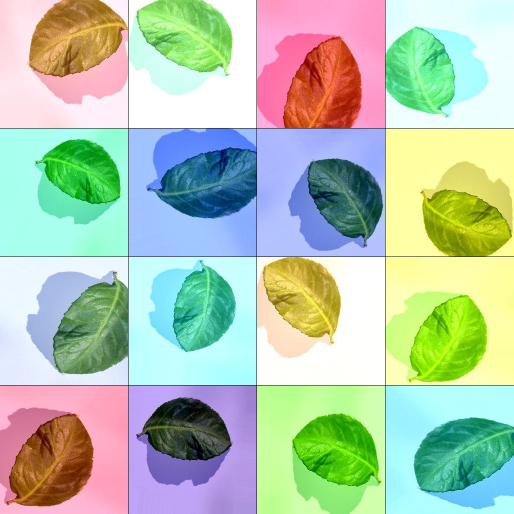
#> input picture augment.jpg, 1027 x 1027 px (shown at 1/2 size)
$ python -i threshold.py   (imports and definitions only)   (older library calls are emulated)
#> lines starting #> are read from the running program, lines starting #| are printed output that depends on the picture; after the words box and inside, x2 and y2 are one past the last pixel; in counts of white or black regions, pixels touching at a corner belong together
#!/usr/bin/env python
"""

"""
__version__ = "0.2"
import argparse, sys, os
import cv2
import image_feature
import imgutil
import logging
import numpy as np
import json
import random
import re
import xml.etree.ElementTree as ET
from abc import ABCMeta, abstractmethod
from collections import OrderedDict
from sklearn.externals import joblib
from sklearn.cluster import KMeans
from matplotlib import pyplot as plt


# [36 lines left out: functions showImages, kmeans_threshold, not called in this run]

def filtering(img_gray,esp):
  if esp == "median":
    return cv2.medianBlur(img_gray,5)
  elif esp == "gaussian":
    return cv2.GaussianBlur(img_gray,(5,5),0)
  elif esp == "bilateral":
    return cv2.bilateralFilter(img_gray,5,50,100)
  elif esp == "adaptive":
    return cv2.adaptiveThreshold(img_gray, 255, cv2.ADAPTIVE_THRESH_GAUSSIAN_C, cv2.THRESH_BINARY_INV, 45, 0)


'''
Find the contours of a canny image, returns an image with the 3 largest contours,
a bounding box around them, th bounding box, the contours and perimeters sorted
'''
def largestContours(canny,img,img_gray, visualize = False):
  # Perform morphology
  logging.debug("applying morphology")
  #se = np.ones((2, 2), dtype='uint8')
  #canny = cv2.morphologyEx(canny, cv2.MORPH_OPEN, se)

  se = np.ones((3, 3), dtype='uint8')
  canny = cv2.morphologyEx(canny, cv2.MORPH_CLOSE, se)
  canny = cv2.dilate(canny, se )


  canny, contours, hierarchy = cv2.findContours(canny,cv2.RETR_TREE,cv2.CHAIN_APPROX_NONE)
  img_contour = np.copy(img) # Contours change original image.
  #cv2.drawContours(img_contour, contours, -1, (0,255,0), 3) # Draw all - For visualization only

  # Contours -  maybe the largest perimeters pinpoint to the leaf?
  perimeter = []
  max_perim = [0,0]
  i = 0

  # Find perimeter for each contour i = id of contour
  for each_cnt in contours:
    prm = cv2.arcLength(each_cnt,False)
    perimeter.append([prm,i])
    i += 1

  # Sort them
  perimeter = sorted(perimeter, key=lambda x: x[0], reverse = True)

  unified = []
  max_index = []
  # Draw max contours
  if len(perimeter) == 0:
    logging.error("Cannot find contours!")
    return (None, None, None, None,None)

  #init mask for grabCut
  mask = np.ones(img_contour.shape[:2], np.uint8) * cv2.GC_BGD
  #pick = max(int(len(perimeter) * 0.1 + 1), min(len(perimeter), 3))
  pick = min(len(perimeter), 3)
  logging.debug(" found contours: %d use: %d", len(perimeter), pick)
  for i in range(0, pick):
    index = perimeter[i][1]
    max_index.append(index)
    cv2.drawContours(img_contour, contours, index, (255,0,0), 3)

  # Get convex hull for max contours and draw them
  cont = np.vstack(contours[i] for i in max_index)
  hull = cv2.convexHull(cont)
  unified.append(hull)
  cv2.drawContours(img_contour,unified,-1,(0,0,255),3)

  return img_contour, contours, perimeter, hull, max_index


'''
Given a convex hull apply graph cut to the image
Assumptions:
- Everything inside convex hull is the foreground object - cv2.GC_FGD or 1
- Everything outside the rectangle is the background -  cv2.GC_BGD or 0
- Between the hull and the rectangle is probably foreground - cv2.GC_PR_FGD or 3
'''
def cut_graph_from_hull(hull,img, contours, max_index):
  # First create our rectangle that contains the object
  y_corners = np.amax(hull, axis=0)
  x_corners = np.amin(hull,axis=0)
  x_min = x_corners[0][0]
  x_max = x_corners[0][1]
  y_min = y_corners[0][0]
  y_max = y_corners[0][1]

  # input/output mask
  mask = np.ones(img.shape[:2],np.uint8) * cv2.GC_BGD

  # Values needed for algorithm
  bgdModel = np.zeros((1,65),np.float64)
  fgdModel = np.zeros((1,65),np.float64)

  #method #1 use GC_INIT_WITH_RECT
  #rect = (x_min,x_max,y_min,y_max)
  #cv2.grabCut(img,mask,rect,bgdModel,fgdModel,5,cv2.GC_INIT_WITH_RECT)

  #method #2 use GC_INIT_WITH_MASK
  rect = None
  hull_lines = [hull]
  #everything inside the hull is probabably
  #cv2.drawContours(mask, hull_lines,-1, (cv2.GC_PR_FGD,cv2.GC_PR_FGD,cv2.GC_PR_FGD) ,-1)
  #mark everything inside the contours are true
  for i in max_index:
    cv2.drawContours(mask, contours, i, (cv2.GC_FGD, cv2.GC_FGD, cv2.GC_FGD), -1)

  cv2.grabCut(img,mask,rect,bgdModel,fgdModel,5,cv2.GC_INIT_WITH_MASK)

  #apply mask to the image
  mask2 = np.where((mask==cv2.GC_PR_BGD)|(mask==cv2.GC_BGD),0,1).astype('uint8')
  img = img*mask2[:,:,np.newaxis]
  return (img, mask)

def auto_canny(image, sigma=0.80):
  # compute the median of the single channel pixel intensities
  #canny = cv2.Canny(filtered,100,200)
  #canny_unfiltered = cv2.Canny(img_gray,100,200)
  v = np.median(image)
  # apply automatic Canny edge detection using the computed median
  lower = int(max(0, (1.0 - sigma) * v))
  upper = int(min(255, (1.0 + sigma) * v))
  edged = cv2.Canny(image, lower, upper)

  # return the edged image
  return edged

def grabcut_from_contour(orig, visualize=False):
  """ simple technique to remove background"""
  #img = cv2.cvtColor(orig, cv2.COLOR_BGR2HSV)
  img = orig
  img_gray = cv2.cvtColor(orig, cv2.COLOR_BGR2GRAY)
  #blur
  filtered = filtering(img_gray,"gaussian")
  #detect edge
  canny = auto_canny(filtered)
  #canny_unfiltered = auto_canny(img_gray)

  ## SEGMENTATION by finding largest Contour - Not the best segmentation
  img_contour, contours, perimeters, hull, max_index = largestContours(canny,img,img_gray, visualize)
  if img_contour is None:
    logging.error("hitting error, return original image")
    return (orig, orig)

  # Grabcut - Same bounding box than contours...
  (img_grcut, mask) = cut_graph_from_hull(hull, img, contours, max_index)

  ## Show images
  images = [img, canny, img_contour, mask, img_grcut ]
  titles = ["original", "edges", "largest contour", "mask", "graph cut"]
  if visualize:
    showImages(images, titles)
  return (img_grcut, img_contour)


# [55 lines left out: functions normalize, process, not called in this run]

# [16 lines not run here, left out]

>>> import cv2
>>> picture = cv2.imread('../augment.jpg')
#> picture is the input picture: shape (1027, 1027, 3); mean B, G, R 175, 197.9, 177.6
>>> result = grabcut_from_contour(picture)
#> in grabcut_from_contour, `img_gray = cv2.cvtColor(orig, cv2.COLOR_BGR2GRAY)`:
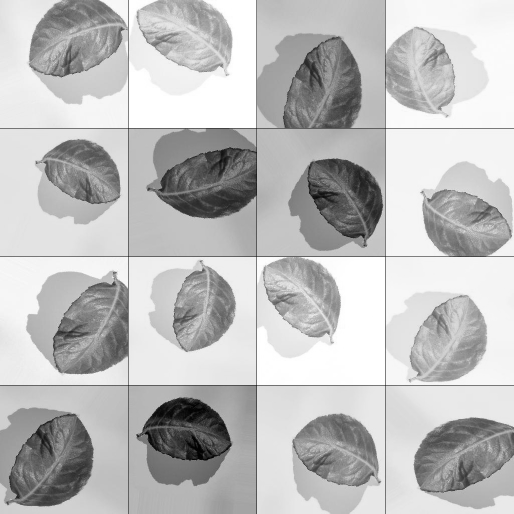
#> img_gray: shape (1027, 1027) (shown at 1/2 size); min 0, max 255, mean 189.3
#> in auto_canny, `v = np.median(image)`: v = 196
#> in auto_canny, `lower = int(max(0, (1.0 - sigma) * v))`: lower = 39
#> in auto_canny, `upper = int(min(255, (1.0 + sigma) * v))`: upper = 255
#> in auto_canny, `edged = cv2.Canny(image, lower, upper)`:
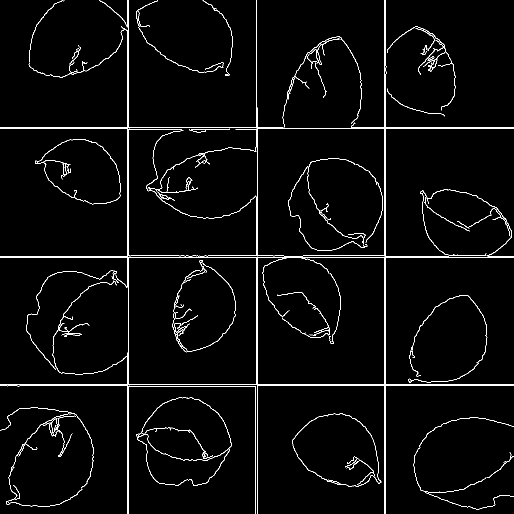
#> edged: shape (1027, 1027) (shown at 1/2 size); 2.6% white in thin lines or dots
#> in largestContours, `canny = cv2.morphologyEx(canny, cv2.MORPH_CLOSE, se)`: canny: shape (1027, 1027); 3.6% white; 11 white regions, largest, box (x1, y1, x2, y2) and area: (0, 0, 1027, 1027) 27554, (0, 814, 188, 1013) 1787, (345, 520, 472, 705) 1411
#> in largestContours, `canny = cv2.dilate(canny, se )`:
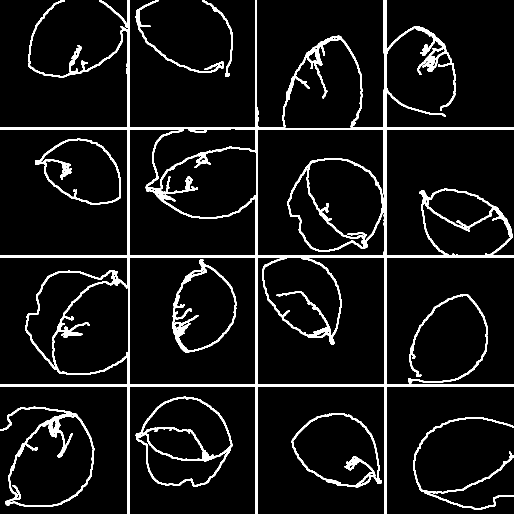
#> canny: shape (1027, 1027) (shown at 1/2 size); 7.7% white; 10 white regions
#> in largestContours, `canny, contours, hierarchy = cv2.findContours(canny,cv2.RETR_TREE,cv2...`: contours = 167 contours, 113 with area under 20; largest, box (x1, y1, x2, y2) and area: (0, 0, 1027, 1027) 361400, (258, 515, 512, 769) 64007, (515, 515, 769, 769) 44736, (515, 258, 769, 512) 36281, (258, 259, 512, 512) 30502
#> the loop in largestContours, `for each_cnt in contours:` made 167 passes
#> prm on passes 1, 2, 5: 1532.8, 578.3, 8.24
#> after the loop in largestContours, `for each_cnt in contours:`: i = 167; perimeter = 167 pairs, first value 4.24 to 11923.7, second value 0 to 166
#> in largestContours, `pick = min(len(perimeter), 3)`: pick = 3
#> the loop in largestContours, `for i in range(0, pick):` made 3 passes
#> index on passes 1 to 3: 56, 135, 0
#> after the loop in largestContours, `for i in range(0, pick):`:
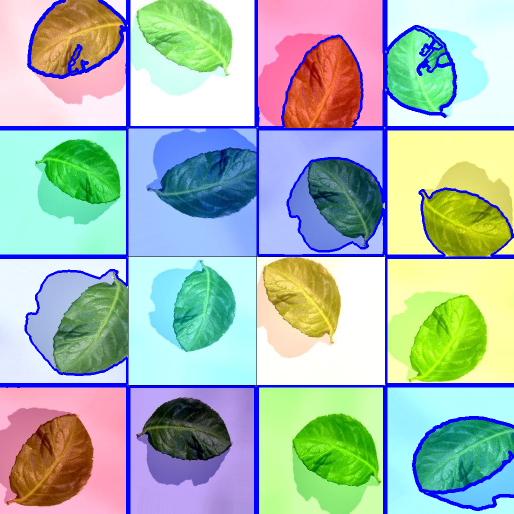
#> img_contour: shape (1027, 1027, 3) (shown at 1/2 size); 6.11% of pixels changed, all inside (x1, y1, x2, y2) = (0, 0, 1027, 1027)
#> after the loop in largestContours, `for i in range(0, pick):`: max_index = [56, 135, 0]
#> in largestContours, `cont = np.vstack(contours[i] for i in max_index)`: cont = contour of 14207 points, box (x1, y1, x2, y2) (0, 0, 1027, 1027), area 269372
#> in largestContours, `hull = cv2.convexHull(cont)`: hull = contour of 21 points, box (x1, y1, x2, y2) (0, 0, 1027, 1027), area 978562
#> in largestContours, `cv2.drawContours(img_contour,unified,-1,(0,0,255),3)`:
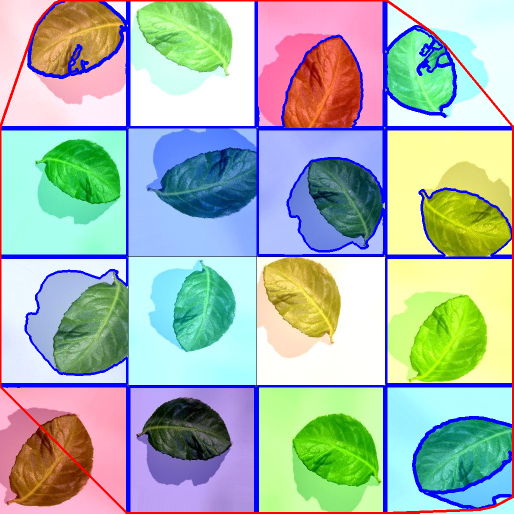
#> img_contour: shape (1027, 1027, 3) (shown at 1/2 size); 1.24% of pixels changed, all inside (x1, y1, x2, y2) = (0, 0, 1027, 1027)
#> in grabcut_from_contour, `img_contour, contours, perimeters, hull, max_index = largestContours(c..`: perimeters has the same summary as perimeter in largestContours; max_index = [56, 135, 0]
#> in cut_graph_from_hull, `y_corners = np.amax(hull, axis=0)`: y_corners = [[1026, 1026]]
#> in cut_graph_from_hull, `x_corners = np.amin(hull,axis=0)`: x_corners = [[0, 0]]
#> in cut_graph_from_hull, `x_min = x_corners[0][0]`: x_min = 0
#> in cut_graph_from_hull, `y_min = y_corners[0][0]`: y_min = 1026
#> in cut_graph_from_hull, `mask = np.ones(img.shape[:2],np.uint8) * cv2.GC_BGD`: mask: shape (1027, 1027); every value is 0
#> in cut_graph_from_hull, `hull_lines = [hull]`: hull_lines = 1 contour; box (x1, y1, x2, y2) and area: (0, 0, 1027, 1027) 978562
#> the loop in cut_graph_from_hull, `for i in max_index:` made 3 passes
#> after the loop in cut_graph_from_hull, `for i in max_index:`:
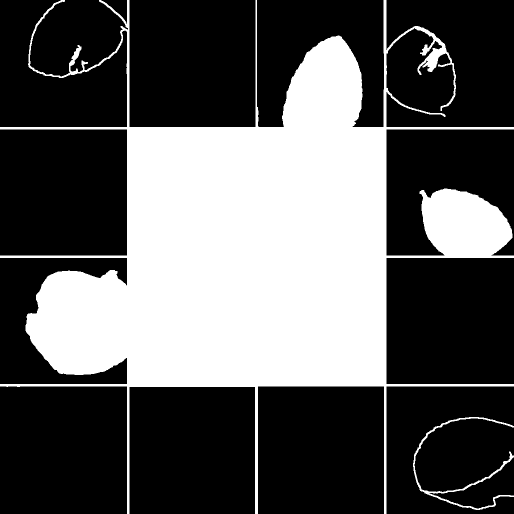
#> mask: shape (1027, 1027) (shown at 1/2 size); values 0 (black) and 1 (white), 35.1% white; 2 white regions, box (x1, y1, x2, y2) and area: (0, 0, 1027, 1027) 367048, (826, 834, 1027, 1020) 2640
#> in cut_graph_from_hull, `img = img*mask2[:,:,np.newaxis]`:
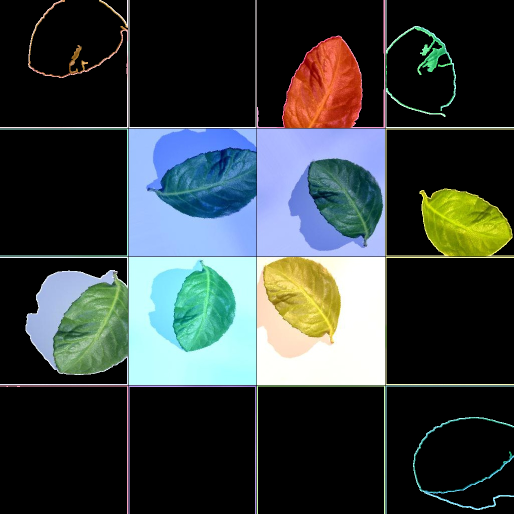
#> img: shape (1027, 1027, 3) (shown at 1/2 size); mean B, G, R 62.6, 63, 54.8
